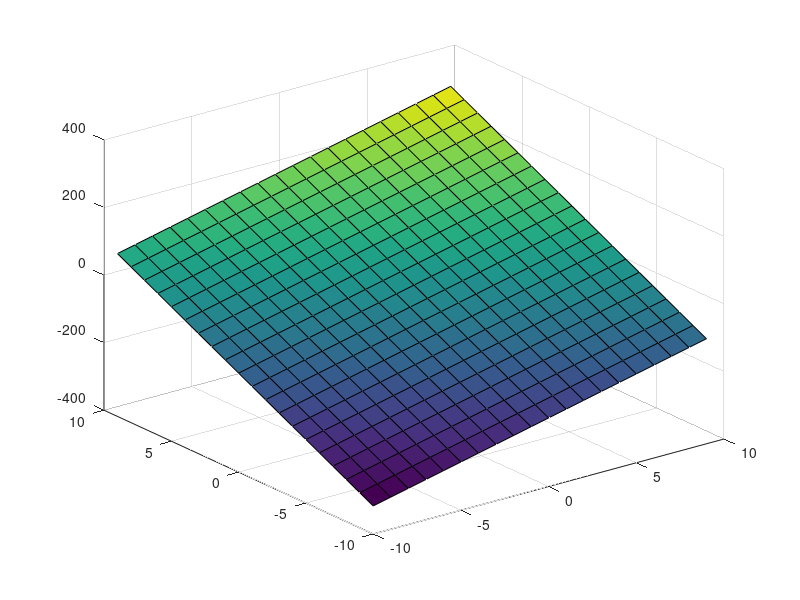

Reproduce this figure in MATLAB.
%%%%%%%%%%%%%%%%%%%%%%%%%%%%%%%%%%%%%%%%%%%%%%%%%%%%%%%%%%%%
%Nama    : Randy                                           %
%Nim     : 02                                              %
%Matkul  : KPB                                             %
%PT      : Matematika Institut Teknologi Kalimantan        %
%Program : Proyeksi Persamaan Bidang                       %
%%%%%%%%%%%%%%%%%%%%%%%%%%%%%%%%%%%%%%%%%%%%%%%%%%%%%%%%%%%%

[x,y] = meshgrid(-10:1:9);
z = 12.*x + 21.*y + 13;
surf(x,y,z);

hold on;


